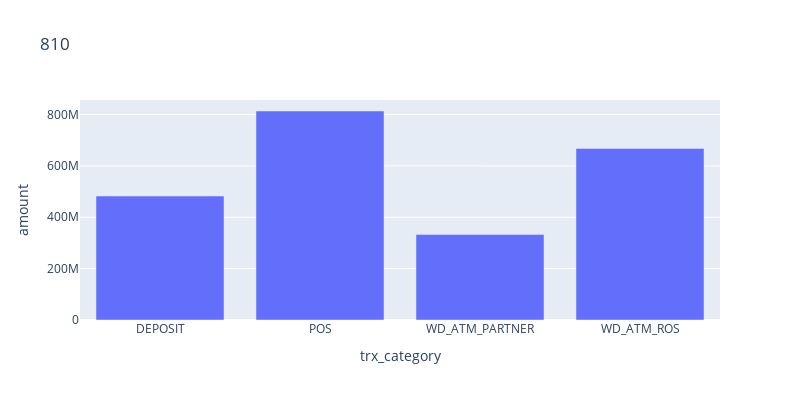
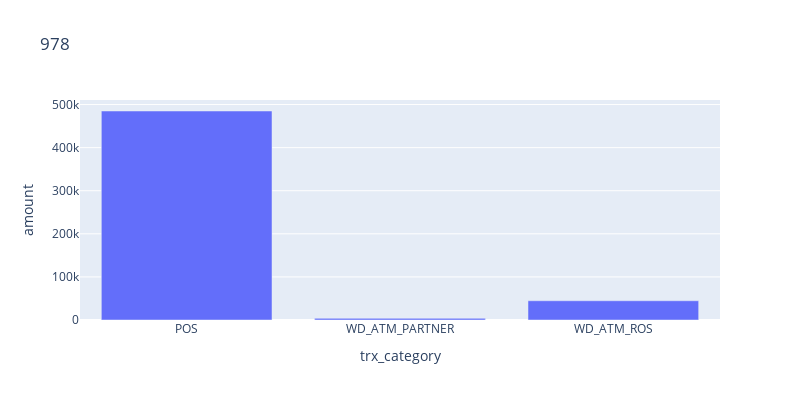
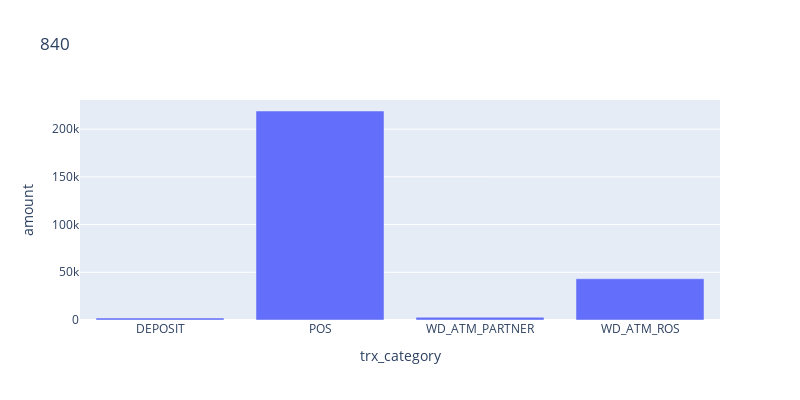
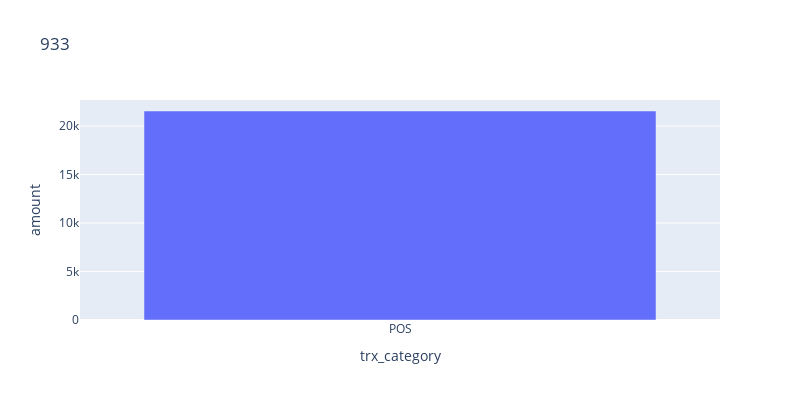

Notebook code cell kept with these figures, in order:
### Code cell
for i in currency:
    # сводная таблица агрегированная нами
    # пересоздавать h обязательно , а то она читает плохо после первого цикла
    h=curr_df.groupby(['currency','trx_category']).agg({'amount':'sum'})
    h=h.reset_index()
    h=h.loc[h.currency==i]
    fig=px.bar(h,x=h.trx_category,y=h.amount,title=f'{i}',width=800, height=400)
    fig.show()

### Figure 1 — Plotly figure (JSON) as saved in the notebook; plotly's stock layout.template omitted (floating-point values rounded to 4 significant figures)
{"data": [{"alignmentgroup": "True", "hovertemplate": "trx_category=%{x}<br>amount=%{y}<extra></extra>", "legendgroup": "", "marker": {"color": "#636efa", "pattern": {"shape": ""}}, "name": "", "offsetgroup": "", "orientation": "v", "showlegend": false, "textposition": "auto", "type": "bar", "x": ["DEPOSIT", "POS", "WD_ATM_PARTNER", "WD_ATM_ROS"], "xaxis": "x", "y": [482700000.0, 813500000.0, 332711050, 667966600], "yaxis": "y"}], "layout": {"barmode": "relative", "height": 400, "legend": {"tracegroupgap": 0}, "title": {"text": "810"}, "width": 800, "xaxis": {"anchor": "y", "domain": [0, 1], "title": {"text": "trx_category"}}, "yaxis": {"anchor": "x", "domain": [0, 1], "title": {"text": "amount"}}}}

### Figure 2 — Plotly figure (JSON) as saved in the notebook; plotly's stock layout.template omitted (floating-point values rounded to 4 significant figures)
{"data": [{"alignmentgroup": "True", "hovertemplate": "trx_category=%{x}<br>amount=%{y}<extra></extra>", "legendgroup": "", "marker": {"color": "#636efa", "pattern": {"shape": ""}}, "name": "", "offsetgroup": "", "orientation": "v", "showlegend": false, "textposition": "auto", "type": "bar", "x": ["POS", "WD_ATM_PARTNER", "WD_ATM_ROS"], "xaxis": "x", "y": [485100.0, 3800, 44650], "yaxis": "y"}], "layout": {"barmode": "relative", "height": 400, "legend": {"tracegroupgap": 0}, "title": {"text": "978"}, "width": 800, "xaxis": {"anchor": "y", "domain": [0, 1], "title": {"text": "trx_category"}}, "yaxis": {"anchor": "x", "domain": [0, 1], "title": {"text": "amount"}}}}

### Figure 3 — Plotly figure (JSON) as saved in the notebook; plotly's stock layout.template omitted (floating-point values rounded to 4 significant figures)
{"data": [{"alignmentgroup": "True", "hovertemplate": "trx_category=%{x}<br>amount=%{y}<extra></extra>", "legendgroup": "", "marker": {"color": "#636efa", "pattern": {"shape": ""}}, "name": "", "offsetgroup": "", "orientation": "v", "showlegend": false, "textposition": "auto", "type": "bar", "x": ["DEPOSIT", "POS", "WD_ATM_PARTNER", "WD_ATM_ROS"], "xaxis": "x", "y": [2100, 219000.0, 2900, 43250], "yaxis": "y"}], "layout": {"barmode": "relative", "height": 400, "legend": {"tracegroupgap": 0}, "title": {"text": "840"}, "width": 800, "xaxis": {"anchor": "y", "domain": [0, 1], "title": {"text": "trx_category"}}, "yaxis": {"anchor": "x", "domain": [0, 1], "title": {"text": "amount"}}}}

### Figure 4 — Plotly figure (JSON) as saved in the notebook; plotly's stock layout.template omitted (floating-point values rounded to 4 significant figures)
{"data": [{"alignmentgroup": "True", "hovertemplate": "trx_category=%{x}<br>amount=%{y}<extra></extra>", "legendgroup": "", "marker": {"color": "#636efa", "pattern": {"shape": ""}}, "name": "", "offsetgroup": "", "orientation": "v", "showlegend": false, "textposition": "auto", "type": "bar", "x": ["POS"], "xaxis": "x", "y": [21560.0], "yaxis": "y"}], "layout": {"barmode": "relative", "height": 400, "legend": {"tracegroupgap": 0}, "title": {"text": "933"}, "width": 800, "xaxis": {"anchor": "y", "domain": [0, 1], "title": {"text": "trx_category"}}, "yaxis": {"anchor": "x", "domain": [0, 1], "title": {"text": "amount"}}}}
